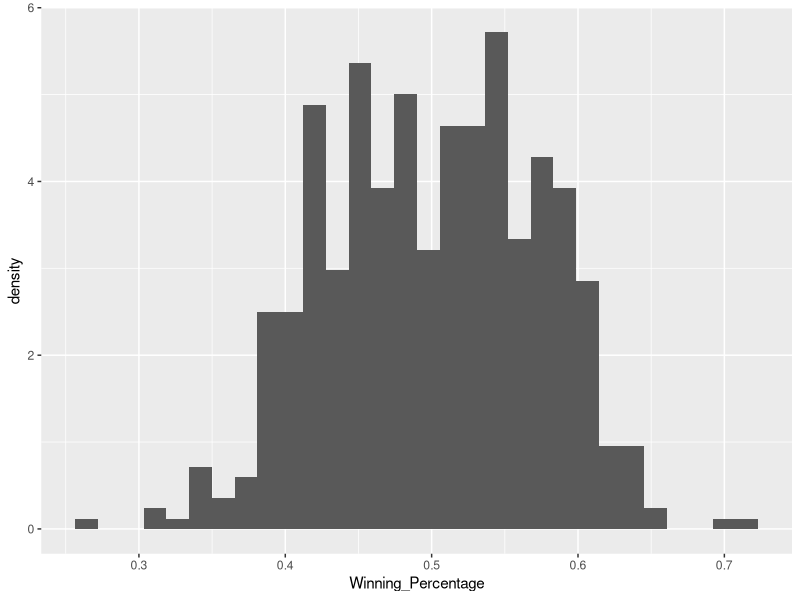
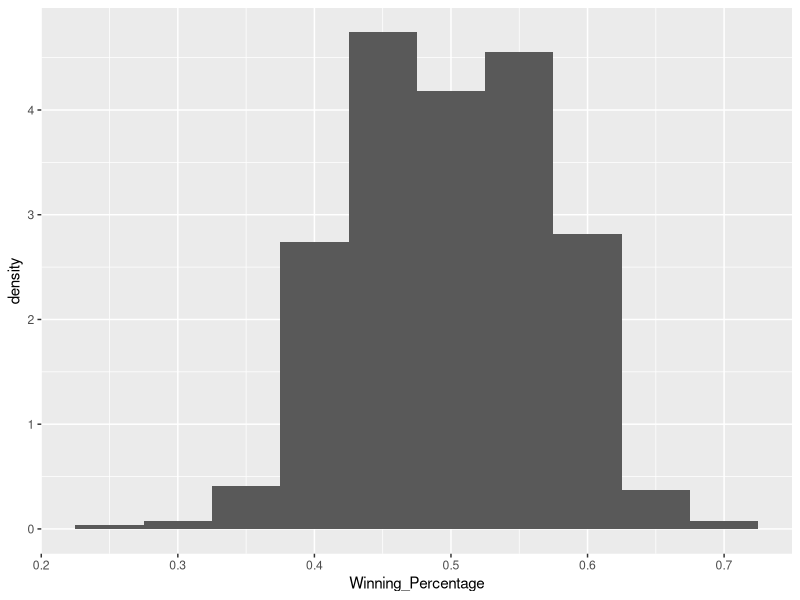
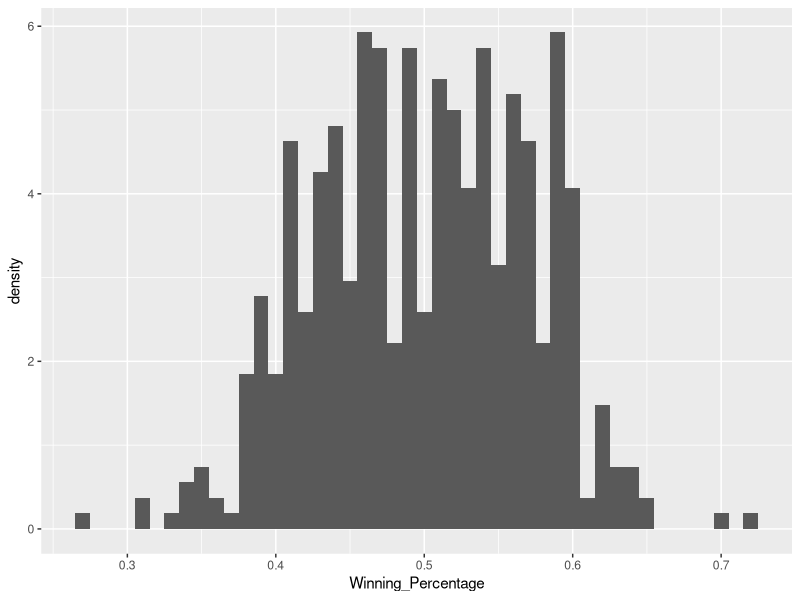
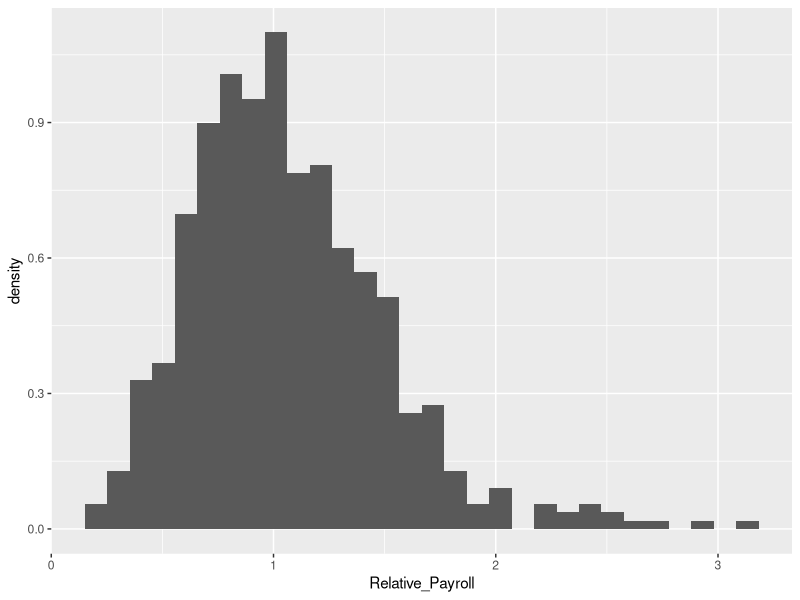
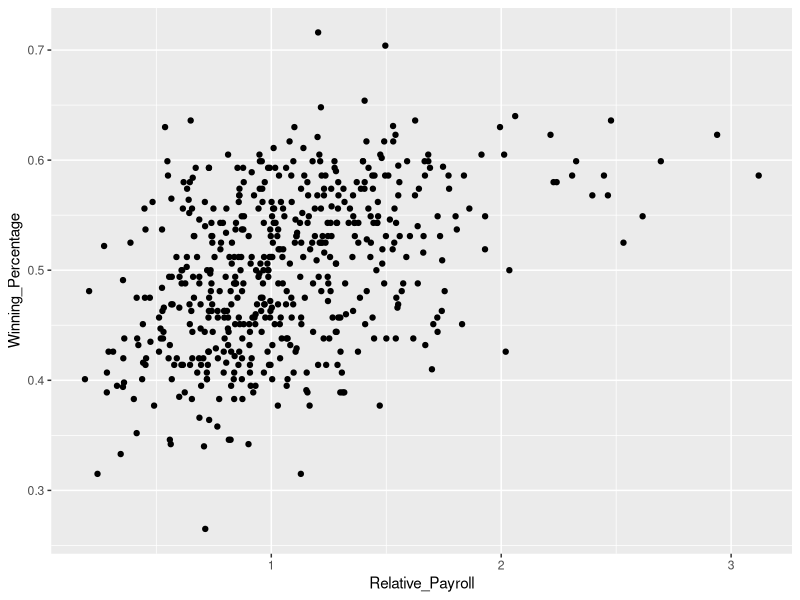
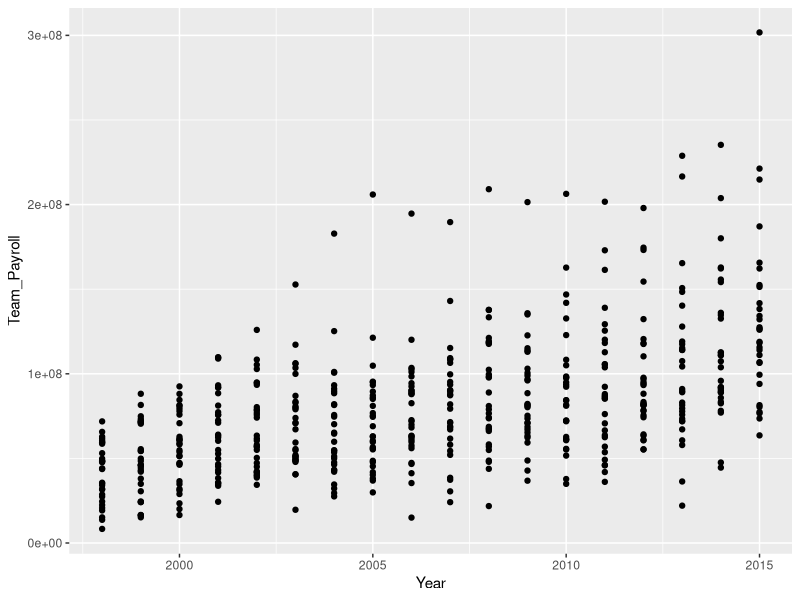
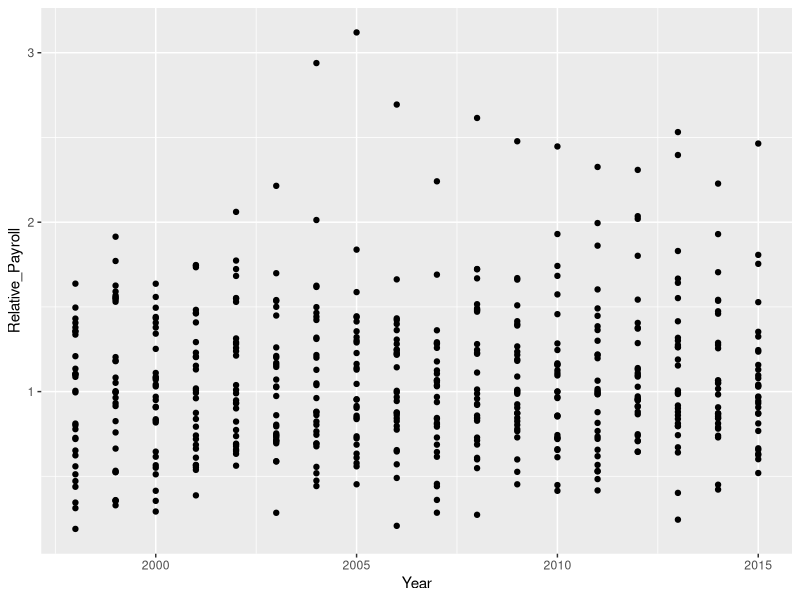
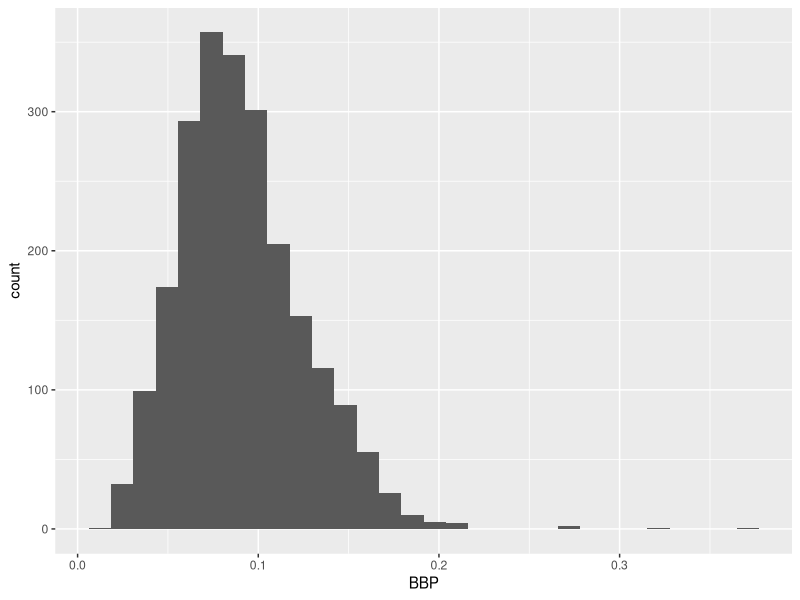

The R source for these figures, in order:
## ---- chunk 1
knitr::opts_chunk$set(cache = TRUE, fig.align = "center", include = FALSE) # set include = TRUE to see solutions in knitted RMarkdown
library(tidyverse)
## ---- chunk 2
# solution
relative_payroll <- read_csv(file = "data/mlb_relative_payrolls.csv")
## ---- chunk 3
# solution
ggplot(data = relative_payroll) +
  geom_histogram(mapping = aes(x = Winning_Percentage, y = ..density..))

ggplot(data = relative_payroll) +
  geom_histogram(mapping = aes(x = Winning_Percentage, y = ..density..), binwidth = 0.05)

ggplot(data = relative_payroll) +
  geom_histogram(mapping = aes(x = Winning_Percentage, y = ..density..), binwidth = 0.01)
## ---- chunk 4
# solution
ggplot(data = relative_payroll) +
  geom_histogram(mapping = aes(x = Relative_Payroll, y = ..density..))
## ---- chunk 5
# solution
ggplot(data = relative_payroll) +
  geom_point(mapping = aes(x = Relative_Payroll, y = Winning_Percentage))
## ---- chunk 6
# solution
ggplot(data = relative_payroll) + 
  geom_point(mapping = aes(x = Year, y = Team_Payroll))

ggplot(data = relative_payroll) + 
  geom_point(mapping = aes(x = Year, y = Relative_Payroll))
## ---- chunk 7
# solution
hitting_qualified <- read_csv("data/hitting_qualified.csv")
## ---- chunk 8
# solution
arrange(hitting_qualified, yearID)
arrange(hitting_qualified, desc(yearID))
## ---- chunk 9
# solution
reframe(hitting_qualified, first_year= min(yearID), last_year= max(yearID))
## ---- chunk 10
# solution
hitting_qualified <- mutate(hitting_qualified,
                            IBB = as.integer(IBB),
                            HBP = as.integer(HBP),
                            SH = as.integer(SH),
                            SF = as.integer(SF),
                            GIDP = as.integer(GIDP))
## ---- chunk 11
select(hitting_qualified, playerID, yearID, AB, IBB, HBP, SH, SF, GIDP)
## ---- chunk 12
hitting_qualified <- replace_na(hitting_qualified, 
                                list(IBB = 0, HBP = 0, SH = 0, SF = 0, GIDP = 0))
## ---- chunk 13
# solution
select(hitting_qualified, playerID, yearID, AB, IBB, HBP, SH, SF, GIDP)
## ---- chunk 14
# solution
hitting_qualified <- mutate(hitting_qualified, X1B = H - X2B - X3B - HR)
## ---- chunk 15
# solution
hitting_qualified <- mutate(hitting_qualified, uBB = BB - IBB)
## ---- chunk 16
# solution
hitting_qualified <- mutate(hitting_qualified,
                  BBP = BB/PA,
                  KP = SO/PA,
                  OBP = (H + BB + HBP)/(AB + BB + HBP + SF),
                  SLG = (X1B + 2*X2B + 3*X3B + 4*HR)/AB,
                  OPS = OBP + SLG,
                  wOBA = (0.687 * uBB + 0.718 * HBP + 0.881 * X1B + 1.256 * X2B + 
                            1.594 * X3B + 2.065 * HR)/(AB + uBB + SF + HBP))
## ---- chunk 17
# solution
hitting_qualified <- mutate(hitting_qualified, 
                            BBP_rating = case_when(BBP >= .15 ~ "Excellent",
                                                   BBP < .15 & BBP >= .125 ~ "Great",
                                                   BBP < .125 & BBP >= .1 ~ "Above Average",
                                                   BBP < .1 & BBP >= .08 ~ "Average",
                                                   BBP < .08 & BBP >= .07 ~ "Below Average",
                                                   BBP < .07 & BBP >= .055 ~ "Poor",
                                                   BBP < .055 & BBP >= 0 ~ "Awful"),
                            KP_rating = case_when(KP <= .1 ~ "Excellent",
                                                  KP <= .125 & KP > .1 ~ "Great",
                                                  KP <= .16 & KP > .125 ~ "Above Average",
                                                  KP <= .2 & KP > .16 ~ "Average",
                                                  KP <= .22 & KP > .2 ~ "Below Average",
                                                  KP <= .25 & KP > .22 ~ "Poor",
                                                  KP <= 1 & KP > .25 ~ "Awful"),
                            OBP_rating = case_when(OBP >= .39 ~ "Excellent",
                                                   OBP < .39 & OBP >= .37 ~ "Great",
                                                   OBP < .37 & OBP >= .34 ~ "Above Average",
                                                   OBP < .34 & OBP >= .32 ~ "Average",
                                                   OBP < .32 & OBP >= .31 ~ "Below Average",
                                                   OBP < .31 & OBP >= .3 ~ "Poor",
                                                   OBP < .3 & OBP >= 0 ~ "Awful"),
                            OPS_rating = case_when(OPS >= 1 ~ "Excellent",
                                                   OPS < 1 & OPS >= .9 ~ "Great",
                                                   OPS < .9 & OPS >= .8 ~ "Above Average",
                                                   OPS < .8 & OPS >= .71 ~ "Average",
                                                   OPS < .71 & OPS >= .67 ~ "Below Average",
                                                   OPS < .67 & OPS >= .6 ~ "Poor",
                                                   OPS < .6 & OPS >= 0 ~ "Awful"),
                            wOBA_rating = case_when(wOBA >= .4 ~ "Excellent",
                                                    wOBA < .4 & wOBA >= .37 ~ "Great",
                                                    wOBA < .37 & wOBA >= .34 ~ "Above Average",
                                                    wOBA < .34 & wOBA >= .32 ~ "Average",
                                                    wOBA < .32 & wOBA >= .31 ~ "Below Average",
                                                    wOBA < .31 & wOBA >= .3 ~ "Poor",
                                                    wOBA < .3 & wOBA >= 0 ~ "Awful"))
## ---- chunk 18
# solution
tmp_batting <- filter(hitting_qualified, yearID %in% c(2000:2015))
## ---- chunk 19
# solution
batting_recent <- select(tmp_batting, playerID, yearID, teamID, lgID, BBP, BBP_rating, KP, KP_rating, OBP, OBP_rating, SLG, OPS, OPS_rating, wOBA, wOBA_rating)
## ---- chunk 20
# solution
ggplot(batting_recent) +
  geom_histogram(mapping = aes(x=BBP))

ggplot(batting_recent) +
  geom_histogram(mapping = aes(x=KP))

ggplot(batting_recent) +
  geom_histogram(mapping = aes(x=wOBA))

ggplot(batting_recent) +
  geom_point(mapping = aes(x=BBP, y=wOBA))

ggplot(batting_recent) +
  geom_point(mapping = aes(x=KP, y=wOBA))
## ---- chunk 21
#solution
tmp_batting <- tmp_batting %>%
  mutate(OBP_rating = factor(OBP_rating, levels = c("Awful", "Poor", "Below Average", "Average", "Above Average", "Great", "Excellent")),
         BBP_rating = factor(BBP_rating, levels = c("Awful", "Poor", "Below Average", "Average", "Above Average", "Great", "Excellent")),
         KP_rating = factor(KP_rating, levels = c("Awful", "Poor", "Below Average", "Average", "Above Average", "Great", "Excellent")),
         OPS_rating = factor(OPS_rating, levels = c("Awful", "Poor", "Below Average", "Average", "Above Average", "Great", "Excellent")))


ggplot(data = tmp_batting) +
  geom_bar(mapping = aes(x = BBP_rating), fill = 'lightblue') +
  labs(title = "Distribution of BBP Ratings",
       x = "BBP Rating",
       y = "Count") +
  
  theme_minimal()

ggplot(data = tmp_batting) +
  geom_bar(mapping = aes(x = KP_rating), fill = 'lightcoral') +
  labs(title = "Distribution of KP Ratings",
       x = "KP Rating",
       y = "Count") +
  
  theme_minimal()

ggplot(data = tmp_batting) +
  geom_bar(mapping = aes(x = OBP_rating), fill = 'palegoldenrod') +
  labs(title = "Distribution of OBP Ratings",
       x = "OBP Rating",
       y = "Count") +
  
  theme_minimal()

ggplot(data = tmp_batting) +
  geom_bar(mapping = aes(x = OPS_rating), fill = 'darkseagreen3') +
  labs(title = "Distribution of OPS Ratings",
       x = "OPS Rating",
       y = "Count") +
  
  theme_minimal()
